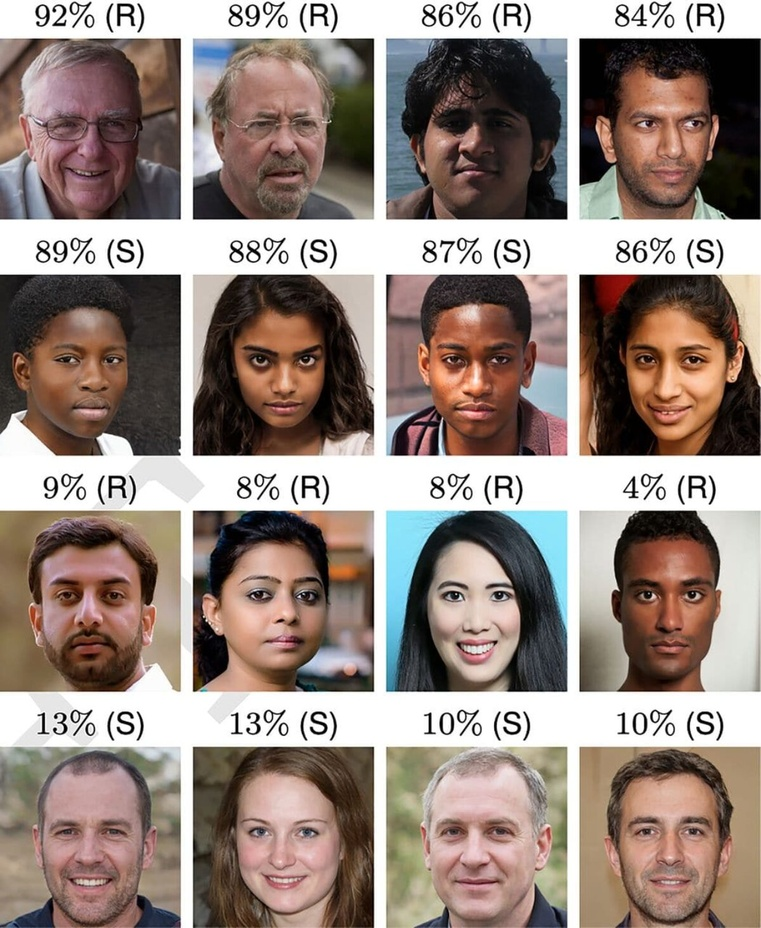
#> input picture faces.jpg, 761 x 928 px, shrunk from 1200 x 1464 before the run
$ python video.py
#> lines starting #> are read from the running program, lines starting #| are printed output that depends on the picture; after the words box and inside, x2 and y2 are one past the last pixel; in counts of white or black regions, pixels touching at a corner belong together
import cv2

face_cascades = cv2.CascadeClassifier(cv2.data.haarcascades + "haarcascade_frontalface_default.xml")


# Чек лиц с картинки
img = cv2.imread('faces.jpg')
#> img is the input picture: shape (928, 761, 3); mean B, G, R 126.5, 134.1, 149.4
img_gray = cv2.cvtColor(img, cv2.COLOR_BGR2GRAY)
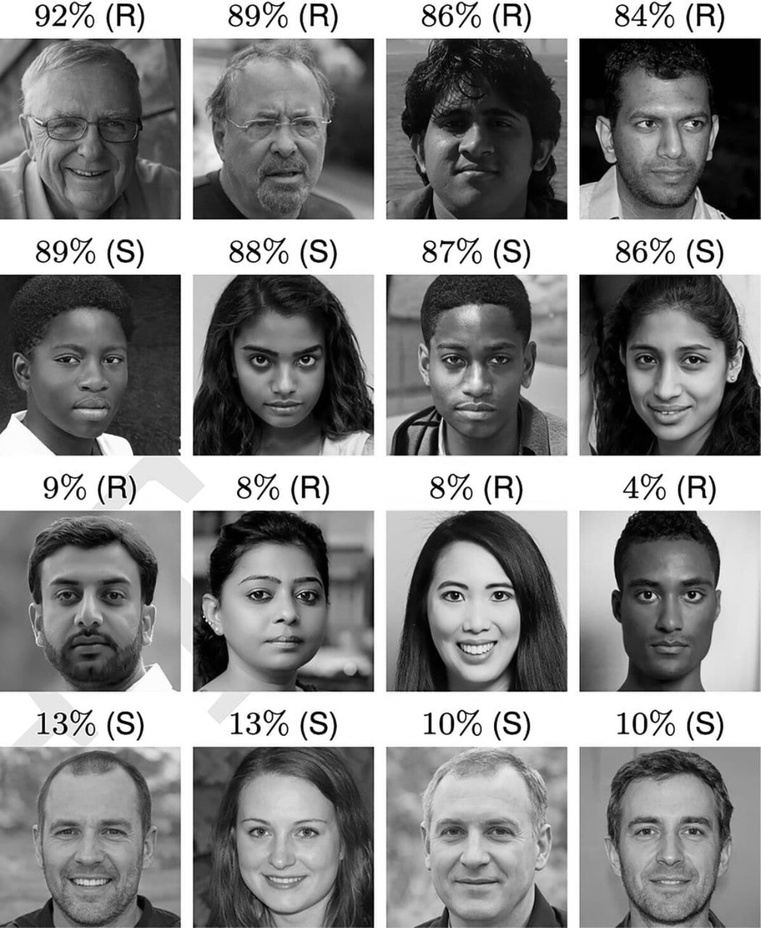
#> img_gray: shape (928, 761); min 0, max 255, mean 137.8

faces = face_cascades.detectMultiScale(img_gray)
#> faces = 19 rows, first 6: [611, 79, 116, 116], [608, 546, 120, 120], [228, 83, 110, 110], [34, 312, 116, 116], [223, 317, 115, 115], [607, 313, 123, 123]

for(x, y, w, h) in faces:
    cv2.rectangle(img, (x, y), (x + w, y + h), (0, 255, 0), 1)
#> this loop made 19 passes
#> (x, y, w, h) on passes 1 to 12: (611, 79, 116, 116), (608, 546, 120, 120), (228, 83, 110, 110), (34, 312, 116, 116), (223, 317, 115, 115), (607, 313, 123, 123), (607, 784, 124, 124), (224, 786, 121, 121), (28, 784, 125, 125), (411, 75, 128, 128), (418, 313, 124, 124), (415, 549, 121, 121)
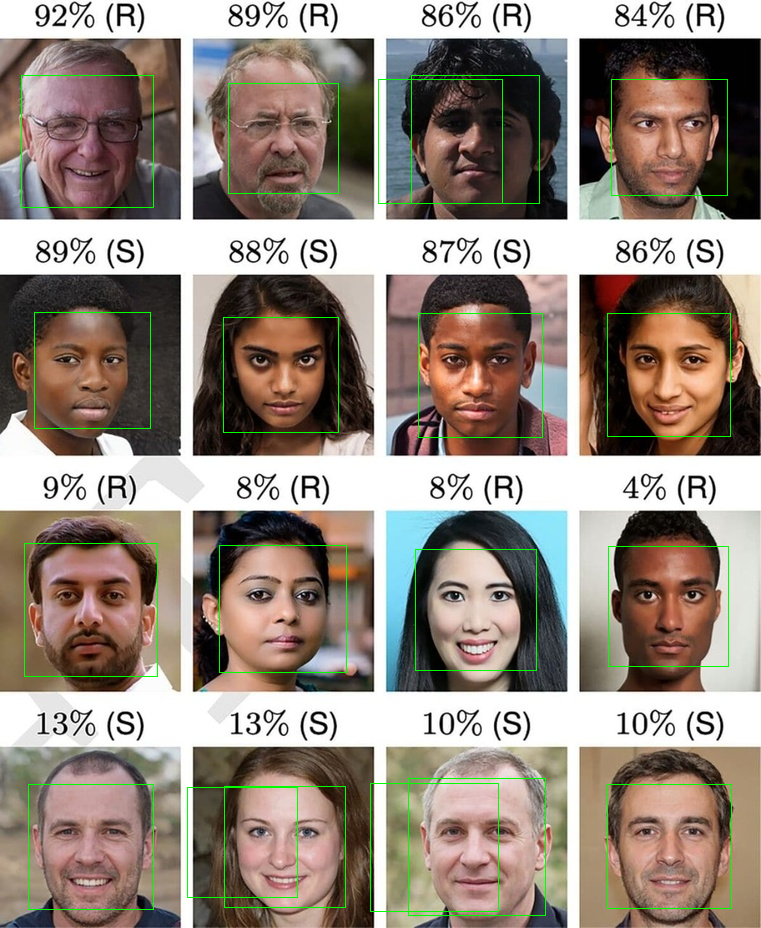
#> img: shape (928, 761, 3); 1.31% of pixels changed, all inside (x1, y1, x2, y2) = (21, 75, 732, 916)

cv2.imshow('Result', img)

cv2.waitKey(0)
